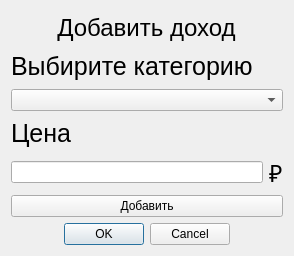
<?xml version="1.0" encoding="UTF-8"?>
<ui version="4.0">
 <class>dohod</class>
 <widget class="QDialog" name="dohod">
  <property name="geometry">
   <rect>
    <x>0</x>
    <y>0</y>
    <width>294</width>
    <height>256</height>
   </rect>
  </property>
  <property name="windowTitle">
   <string>Dialog</string>
  </property>
  <layout class="QVBoxLayout" name="verticalLayout">
   <item alignment="Qt::AlignHCenter">
    <widget class="QLabel" name="label_4">
     <property name="sizePolicy">
      <sizepolicy hsizetype="Fixed" vsizetype="Preferred">
       <horstretch>0</horstretch>
       <verstretch>0</verstretch>
      </sizepolicy>
     </property>
     <property name="font">
      <font>
       <pointsize>18</pointsize>
      </font>
     </property>
     <property name="text">
      <string>Добавить доход</string>
     </property>
     <property name="scaledContents">
      <bool>false</bool>
     </property>
     <property name="alignment">
      <set>Qt::AlignCenter</set>
     </property>
    </widget>
   </item>
   <item>
    <widget class="QLabel" name="label">
     <property name="font">
      <font>
       <pointsize>19</pointsize>
      </font>
     </property>
     <property name="text">
      <string>Выбирите категорию</string>
     </property>
    </widget>
   </item>
   <item>
    <widget class="QComboBox" name="comboBox"/>
   </item>
   <item>
    <widget class="QLabel" name="label_2">
     <property name="font">
      <font>
       <pointsize>19</pointsize>
      </font>
     </property>
     <property name="text">
      <string>Цена</string>
     </property>
    </widget>
   </item>
   <item>
    <layout class="QHBoxLayout" name="horizontalLayout">
     <item>
      <widget class="QLineEdit" name="lineEdit"/>
     </item>
     <item>
      <widget class="QLabel" name="label_3">
       <property name="font">
        <font>
         <pointsize>17</pointsize>
        </font>
       </property>
       <property name="text">
        <string>₽</string>
       </property>
      </widget>
     </item>
    </layout>
   </item>
   <item>
    <widget class="QPushButton" name="add_dohod">
     <property name="text">
      <string>Добавить</string>
     </property>
    </widget>
   </item>
   <item>
    <widget class="QDialogButtonBox" name="buttonBox">
     <property name="sizePolicy">
      <sizepolicy hsizetype="Minimum" vsizetype="Fixed">
       <horstretch>0</horstretch>
       <verstretch>0</verstretch>
      </sizepolicy>
     </property>
     <property name="orientation">
      <enum>Qt::Horizontal</enum>
     </property>
     <property name="standardButtons">
      <set>QDialogButtonBox::Cancel|QDialogButtonBox::Ok</set>
     </property>
     <property name="centerButtons">
      <bool>true</bool>
     </property>
    </widget>
   </item>
  </layout>
  <zorder>add_dohod</zorder>
  <zorder>label_4</zorder>
  <zorder>label</zorder>
  <zorder>comboBox</zorder>
  <zorder>label_2</zorder>
  <zorder>buttonBox</zorder>
 </widget>
 <resources/>
 <connections>
  <connection>
   <sender>buttonBox</sender>
   <signal>accepted()</signal>
   <receiver>dohod</receiver>
   <slot>accept()</slot>
   <hints>
    <hint type="sourcelabel">
     <x>248</x>
     <y>254</y>
    </hint>
    <hint type="destinationlabel">
     <x>157</x>
     <y>274</y>
    </hint>
   </hints>
  </connection>
  <connection>
   <sender>buttonBox</sender>
   <signal>rejected()</signal>
   <receiver>dohod</receiver>
   <slot>reject()</slot>
   <hints>
    <hint type="sourcelabel">
     <x>316</x>
     <y>260</y>
    </hint>
    <hint type="destinationlabel">
     <x>286</x>
     <y>274</y>
    </hint>
   </hints>
  </connection>
 </connections>
</ui>
